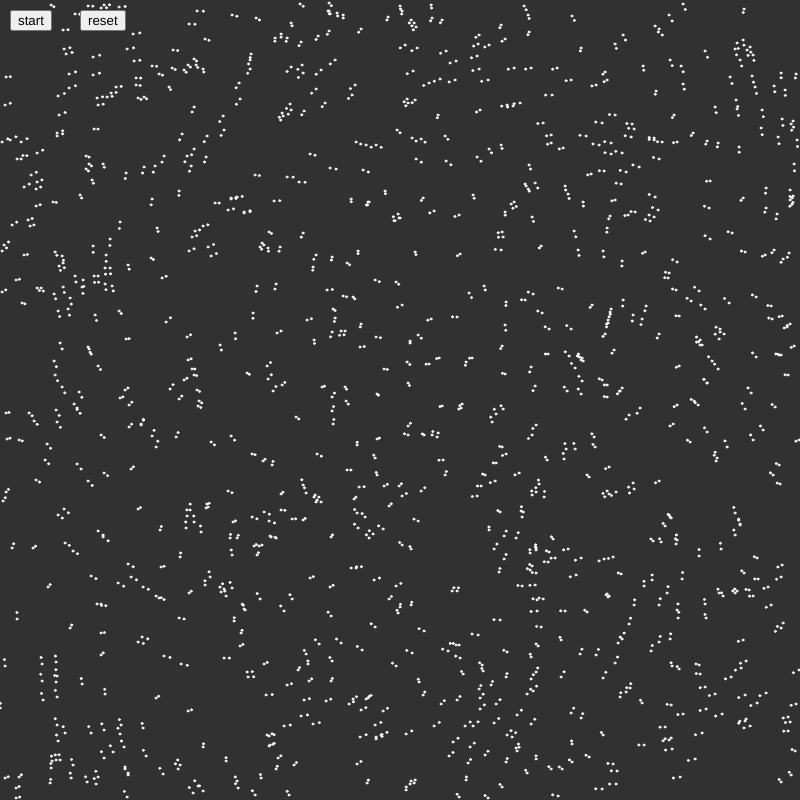
Frame 1 (no input)
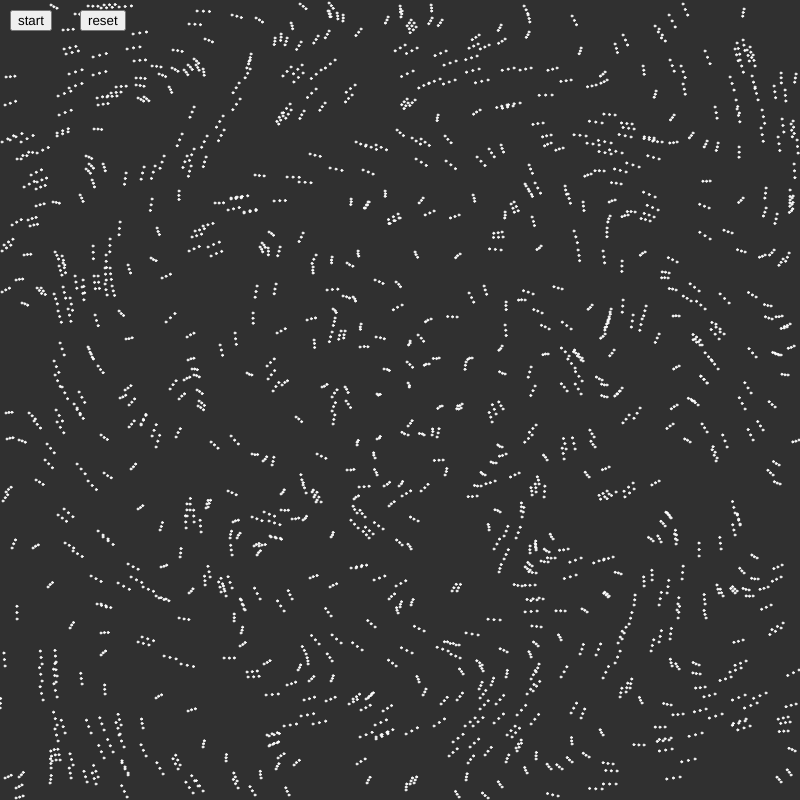
Frame 2 (the mouse pressed at the canvas centre, redrawn once)

The p5.js sketch that drew these frames (run headless with seeded random() and noise() and a simulated clock; the mouse was pressed at the canvas centre and the sketch redrawn once):

// p5.js sketch
// ── sketch.js
let c

let bgSize= [800,800]//std

const midPt = [bgSize[0]/2, bgSize[1]/2]

const deathString = "oh no I have perished"
const cellRange = 5

const numCells = 1000
const framerate = 30
const circleSize = 2

function setup() {
  c = createCanvas(...bgSize);
  //background(5,5,5,255);
  background(50);

  noLoop()
  frameRate(framerate)
  strokeWeight(1)
  // stroke(100,216,107)
  stroke(255)
  fill(255)

	reinit()

  toggglebutt = createButton("start");
  toggglebutt.position(10,10);
  toggglebutt.mousePressed(toggle);

  resetButt = createButton("reset");
  resetButt.position(80,10);
  resetButt.mousePressed(reset);
}


let active = false;
let toggglebutt;
function toggle(){

  if(active){
    toggglebutt.html("start")
    noLoop();
  }
  else{
    toggglebutt.html("stop")
    loop();
  }
  active = !active;
}

let resetButt;
function reset(){
  background(50)
  toggglebutt.html("start")
  active=false
  reinit()
	noLoop()
}

//have form [[approxX, approxY], [trueX, trueY]]
let cells = []

let cellTracker

const moveCol = [88, 145, 73, 255]
const eatCol = [140, 139, 77, 80]

let initialCells = 0

function seedCells(numCells = 100,sd = 100){

  // let cellLocations = normalPts(numCells, ...midPt, sd)
  let cellLocations = randPts(numCells, 0, bgSize[0]-1)

  for(let i=0;i<numCells;i++){
    if(outOfBounds(cellLocations[i], bgSize)){
      continue
    }

    cells.push([intifyPt(...cellLocations[i]), cellLocations[i]])
	showCell(cellLocations[i])
  }

  initialCells =cells.length
}

function reinit(){
	cellTracker = makeArray(bgSize[0]+1, bgSize[1]+1,false)

	cells = []
	seedCells(numCells, 200)	
}


function showCell(pt){
  // point(...pt)
  // stroke(34, 69, 44)
  circle(...pt,circleSize)
  // stroke(160, 174, 222)
  // circle(...pt,circleSize-1)
}


function cSet(x,y,val){
  cellTracker[y][x] = val
}

function intifyPt(x,y){
  return [int(x), int(y)]
}


function inBounds(pt){
  return pt[0] >= 0 && pt[1] >= 0
  && pt[0] < bgSize[0] && pt[1] < bgSize[1]
}

function hasCell(x,y){
  try{
    return cellTracker[y][x]
  }
  catch(err){
    return false
  }
}

//gets friends adjacent to cell
function nearbyCount(cellPt, range=1){
    //-1 because counted itself

  let friendCount = -1

  for(let x=cellPt[0]-range;x<=cellPt[0]+range;x++){
    for(let y=cellPt[1]-range;y<=cellPt[1]+range;y++){
      if(hasCell(x,y)){
        friendCount++
      }
    }
  }

  return friendCount
}


//move toward center
function moveAbandoned(pt, speed=1){
  inchToward(pt, midPt, speed)
}

//NOTE from is the dual pt thing
function inchToward(pt, target, amount=1){
  let centerDir = vectorAdd([
    target,
    vectorScale(pt[1],-1)
  ])

  //recal modifies in place
  normalizeVec(centerDir)
  centerDir = vectorScale(centerDir, amount)

  pt[1] = vectorAdd([
    pt[1],
    centerDir
  ])
}

//go counter clockwaise by 1 pt by rotating -1/r radians
function moveRotate(pt, center, dir=false, amnt=2){
  let rotated = rotateFixed([pt[1][0],pt[1][1]], center, dir, amnt)
  pt[1] = rotated
}

//go opposite center by 1 point with normalization
function moveCrowded(pt){
  inchToward(pt, midPt, -1)
}

function rotateFixed(pt, center, invert, amnt=2){
  let thetaVal = amnt/dist(...center, ...pt)
  if(invert){
    thetaVal *= -1
  }
  return rotatePt(center, pt, thetaVal)
}

function moveRotateTheta(pt, center, amnt){
  let rotated = rotatePt(center, pt[0], amnt)
  pt[1] = rotated
}


let contracting = true
let centerCount = 0
const thresh = 200
const closeAmnt = 8
//use xsinx
function wavyWavy(cellLocation, neighborCount){
  let rawDist = euclidianDist(cellLocation[1], midPt)

  let midDist = log(rawDist)

  centerCount++
  if(contracting &&
    rawDist < closeAmnt &&
    centerCount > thresh){
      contracting=false
      centerCount = 0
  }
  else if(!contracting &&
    rawDist > midPt[0]-closeAmnt &&
    centerCount > thresh){
      contracting = true
      centerCount=0

  }

  let offset = sin(midDist*10)*midDist

  moveRotate(cellLocation, midPt, true, offset)
  if(contracting){
    inchToward(cellLocation, midPt,midDist/2)
  }
  else{
    inchToward(cellLocation, midPt,-5/midDist)
  }

  if(neighborCount >= 5){
    moveCrowded(cellLocation)
  }

}



const halfManhMax = (midPt[0]+midPt[1])/3
let constrainde = true
let last=0
function testFuncy(cellLocation, neighborCount){
  if(frameCount%100==0 && last != frameCount){
    constrainde = !constrainde
    last=frameCount
    printout("swap")
  }

  moveRandom(cellLocation, 2*clamp(neighborCount,1,100))
  //have be pos or neg depending on disst

  let rawDist = manhattanDist(cellLocation[1], midPt)
  let modDist = (rawDist - halfManhMax)/100
  if(constrainde){
    moveAbandoned(cellLocation,modDist)
  }
  else{
    moveAbandoned(cellLocation,2/(modDist))
  }

  
}

function cellTurn(cellLocation){
  let neighborCount = nearbyCount(cellLocation[0], cellRange)

  wavyWavy(cellLocation, neighborCount)

  cSet(...cellLocation[0], false)
  cellLocation[0] = intifyPt(...cellLocation[1])
  if(outOfBounds(cellLocation[0], bgSize)){
    return deathString
  }
  cSet(...cellLocation[0], true)
  showCell(cellLocation[1])
}

let movingCol = randcol()
function takeTurn(){
  background(0,0,0,5)
  centerCount=0

  let i=0;
  while (i < cells.length){
    let response = cellTurn(cells[i])
    if(response == deathString){
      // printout("destroyed")
      cells.splice(i,1)
    }
    i++;
  }
}

function draw() {
  takeTurn()

  if(frameCount %200 == 0){
    let remaining = cells.length / initialCells
    printout(Math.round(remaining*1000)/10 +"% remain")
  }
}

//https://keycode.info/for/alt
function keyPressed() {

  // if (keyCode === 39){//left arrow
  //   console.log("unpause")
  //   loop();
  // }
  // else if (keyCode === 37){//right arrow
  //   console.log("pause")
  //   noLoop();
  // }

  // else if(keyCode === 82){//r key
  // 	background(50)
  //   reinit()
	// noLoop()
  // }
}
// ── utilities.js
function makeArray(w, h, val) {
    var arr = [];
    for(let i = 0; i < h; i++) {
        arr[i] = [];
        for(let j = 0; j < w; j++) {
            arr[i][j] = val;
        }
    }
    return arr;
}

function randcol(alpha=255){
    return [randint(0,255),randint(0,255),randint(0,255), alpha]
}

function printout(str){
    console.log(str);
}

function randint(min, max, seed=-1) {
    if(seed == -1){
        return Math.floor(Math.random() * (max - min + 1) ) + min;
    }
    else{
        return Math.floor(seededRandom(seed) * (max - min + 1) ) + min;
    }
}

function randPts(numpts, min, max){
    var allPts = []
    for(let i=0;i<numpts;i++){
        allPts.push([randint(min,max), randint(min,max)])
    }
    return allPts
}

function outOfBounds(pt, bounds){
    if(pt[0] < 0 || pt[1] < 0 || pt[0] >= bounds[0] || pt[1] >= bounds[1]){
        return true
    }

    return false
}

function vectorAdd(arrOfVecs){
    let retArr = []
    for(let i=0;i<arrOfVecs[0].length;i++){

        var ptSum = 0
        for(let j = 0; j <arrOfVecs.length;j++){
            ptSum += parseFloat(arrOfVecs[j][i])
        }

        retArr.push(ptSum)
        
    }
    return retArr
}

function vectorScale(arr, scaler){
    let retArr = []
    for(let i=0;i<arr.length;i++){
        retArr.push(parseFloat(arr[i])*parseFloat(scaler))
    }
    return retArr
}

function normalizeVec(vec){
    let magVal = mag(...vec)
    for(let i=0; i< vec.length; i++){
        vec[i] = vec[i] / magVal
    }

    return vec
}

function rotatePt(origin, pt, angle){
    return [
        origin[0] + cos(angle) * (pt[0]-origin[0]) - sin(angle) * (pt[1] - origin[1]),
        origin[1] + sin(angle) * (pt[0] - origin[0]) + cos(angle) * (pt[1] - origin[1])
    ]
}

function euclidianDist(p1,p2, sqDist=false){
    const diff = vectorAdd([p1,vectorScale(p2,-1)])
    let sqDistLen = 0
    for(let i=0;i<diff.length;i++){
        sqDistLen+= diff[i]*diff[i]
    } 

    if(sqDist){return sqDistLen}
    else{return sqrt(sqDistLen)}
}
